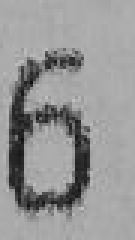
#> input picture assets/test10.jpg, 45 x 80 px, found by its file name (shown 3 times larger); its folder holds 5 pictures in this run
$ python main.py
#> lines starting #> are read from the running program, lines starting #| are printed output that depends on the picture
### image.py
from skimage import io
from skimage.transform import resize
import matplotlib.pyplot as plt
import numpy as np

class Image:
    def __init__(self):
        """Initialisation d'une image composee d'un tableau numpy 2D vide
        (pixels) et de 2 dimensions (H = height et W = width) mises a 0
        """
        self.pixels = None
        self.H = 0
        self.W = 0


    def set_pixels(self, tab_pixels):
        """ Remplissage du tableau pixels de l'image self avec un tableau 2D (tab_pixels)
        et affectation des dimensions de l'image self avec les dimensions
        du tableau 2D (tab_pixels)
        """
        self.pixels = tab_pixels
        self.H, self.W = self.pixels.shape


    def load(self, file_name):
        """ Lecture d'un image a partir d'un fichier de nom "file_name"""
#> called with file_name = '../assets/test10.JPG'
        self.pixels = io.imread(file_name)
#> self.pixels is the input picture: shape (80, 45); min 14, max 195, mean 149.8
        self.H,self.W = self.pixels.shape
#> self.H = 80; self.W = 45
        print("lecture image : " + file_name + " (" + str(self.H) + "x" + str(self.W) + ")")
#| lecture image : ../assets/test10.JPG (80x45)


    def display(self, window_name):
        """Affichage a l'ecran d'une image"""
        fig = plt.figure(window_name)
        if (not (self.pixels is None)):
            io.imshow(self.pixels)
            io.show()
        else:
            print("L'image est vide. Rien à afficher")


    #==============================================================================
    # Methode de binarisation
    # 2 parametres :
    #   self : l'image a binariser
    #   S : le seuil de binarisation
    #   on retourne une nouvelle image binarisee
    #==============================================================================
    def binarisation(self, S):
#> called with S = 45
        im=Image()
        im.set_pixels(np.zeros((self.H, self.W),dtype=np.uint8))
        for i in range (self.H):
            for j in range (self.W):
                if self.pixels[i,j]>=S:
                    im.pixels[i,j]=255
                else:
                    im.pixels[i,j]=0
#> call 2 of display, with window_name = 'Image binarisee'
#> in display (call 2), `io.show()`:
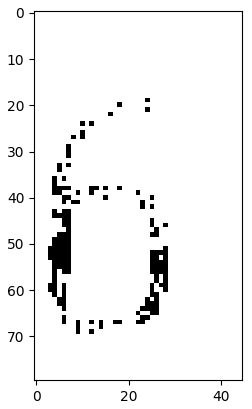
#> figure drawn by matplotlib, 1 panel
        return im
    #==============================================================================
    # Dans une image binaire contenant une forme noire sur un fond blanc
    # la methode 'localisation' permet de limiter l'image au rectangle englobant
    # la forme noire
    # 1 parametre :
    #   self : l'image binaire que l'on veut recadrer
    #   on retourne une nouvelle image recadree
    #==============================================================================
    def localisation(self):
        im=Image()
        c_min=self.W
        l_min=self.H
        c_max=0
        l_max=0
        for i in range(self.H):
            for j in range (self.W):
                if self.pixels[i][j]==0:
                    if i< l_min:
                        l_min=i
                    elif i>l_max:
                        l_max=i
                    elif j<c_min:
                        c_min=j
                    elif j>c_max:
                        c_max=j
#> call 3 of display, with window_name = 'Image localisee'
#> in display (call 3), `io.show()`:
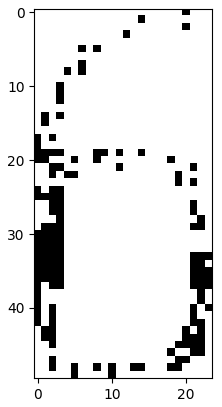
#> figure drawn by matplotlib, 1 panel
        im.set_pixels(self.pixels[l_min:l_max,c_min:c_max])
        return im

    #==============================================================================
    # Methode de redimensionnement d'image
    #==============================================================================
    def resize(self, new_H, new_W):
#> call 4 of display, with window_name = 'Image redimensionee'
#> in display (call 4), `io.show()`:
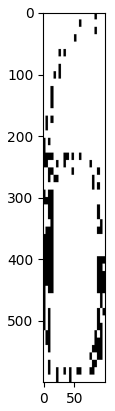
#> figure drawn by matplotlib, 1 panel
        im=Image()
        im.set_pixels(np.uint8(resize(self.pixels,(new_H,new_W),0))*255)
        return im


    #==============================================================================
    # Methode de mesure de similitude entre l'image self et un modele im
    #==============================================================================
    # [9 lines left out: function similitude, not called in this run]

### reconnaissance.py
from image import Image

def lecture_modeles(chemin_dossier):
    fichiers= ['_0.png','_1.png','_2.png','_3.png','_4.png','_5.png','_6.png',
            '_7.png','_8.png','_9.png']
    liste_modeles = []
    for fichier in fichiers:
        model = Image()
        model.load(chemin_dossier + fichier)
        liste_modeles.append(model)
    return liste_modeles


# [14 lines left out: function reconnaissance_chiffre, not called in this run]

### main.py
'''
File: main.py
Created Date: Friday August 27th 2021 - 02:35pm
Author: Ammar Mian
Contact: ammar.mian@univ-smb.fr
-----
Last Modified: Mon Aug 30 2021
Modified By: Ammar Mian
-----
Copyright (c) 2021 Université Savoie Mont-Blanc
'''
import matplotlib.pyplot as plt
from image import Image
from reconnaissance import reconnaissance_chiffre, lecture_modeles


if __name__ == '__main__':

    # Variables utiles
    path_to_assets = '../assets/'
    plt.ion() # Mode interactif de matplotlib our ne pas bloquer l'éxécutions lorsque l'on fait display

    #==============================================================================
    # Lecture image et affichage
    #==============================================================================
    image = Image()
    image.load(path_to_assets + 'test10.JPG')
    image.display("Exemple d'image")

    #==============================================================================
    # Binarisation de l'image et affichage
    #==============================================================================
    S = 45
    image_binarisee = image.binarisation(S)
    image_binarisee.display("Image binarisee")

    #==============================================================================
    # Localisation de l'image et affichage
    #==============================================================================
    image_localisee = image_binarisee.localisation()
    image_localisee.display("Image localisee")

    #==============================================================================
    # Redimensionnement de l'image et affichage
    #==============================================================================
    image_resizee = image_localisee.resize(600, 100)
    image_resizee.display("Image redimensionee")
#
#    #==============================================================================
    # Lecture modeles et reconnaissance
#    #==============================================================================
#> (the run stopped early here; a loop or call above may not have finished)
